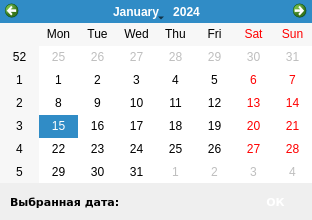
<?xml version="1.0" encoding="UTF-8"?>
<ui version="4.0">
 <class>CalendarForm</class>
 <widget class="QWidget" name="CalendarForm">
  <property name="geometry">
   <rect>
    <x>0</x>
    <y>0</y>
    <width>312</width>
    <height>220</height>
   </rect>
  </property>
  <property name="windowTitle">
   <string>Календарь</string>
  </property>
  <widget class="QCalendarWidget" name="calendarWidget">
   <property name="geometry">
    <rect>
     <x>0</x>
     <y>0</y>
     <width>312</width>
     <height>183</height>
    </rect>
   </property>
  </widget>
  <widget class="QPushButton" name="OK">
   <property name="geometry">
    <rect>
     <x>250</x>
     <y>190</y>
     <width>51</width>
     <height>23</height>
    </rect>
   </property>
   <property name="styleSheet">
    <string notr="true">font-family: Verdana;
font-weight: bold;
font-size: 8pt;
border-radius: 10px;
color: white;
</string>
   </property>
   <property name="text">
    <string>ОК</string>
   </property>
  </widget>
  <widget class="QLabel" name="date_label">
   <property name="geometry">
    <rect>
     <x>10</x>
     <y>190</y>
     <width>231</width>
     <height>23</height>
    </rect>
   </property>
   <property name="styleSheet">
    <string notr="true">font-family: Verdana;
font-weight: bold;
font-size: 8pt;
border-radius: 10px;
color:  black;</string>
   </property>
   <property name="text">
    <string>Выбранная дата:</string>
   </property>
  </widget>
 </widget>
 <resources/>
 <connections/>
</ui>
